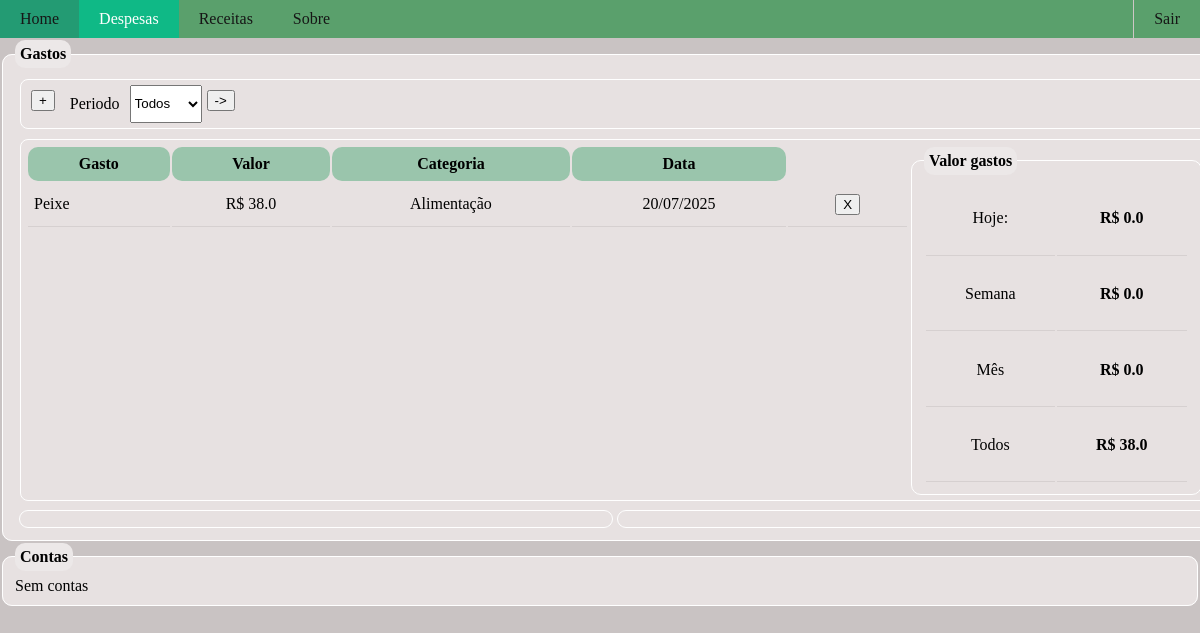
/gastos (signed in), run on an earlier commit of the app's database.
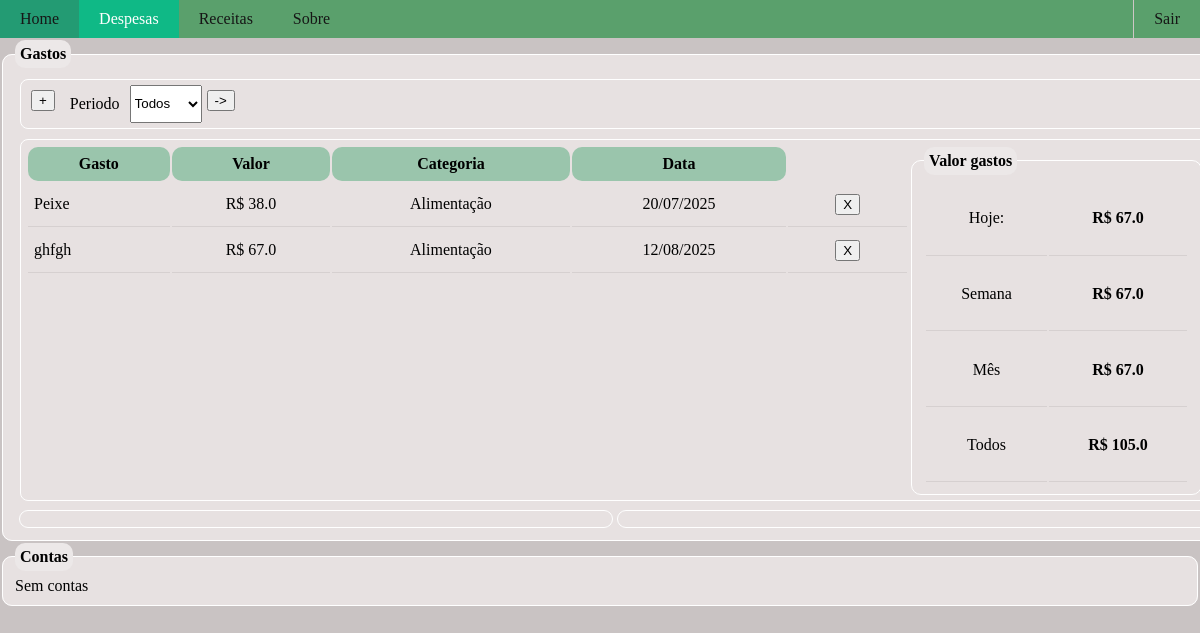
And on a later commit of the database.
### site_flask/models.py (models this page shows)
class Gasto(db.Model):
    id = db.Column(db.Integer, primary_key=True)
    descricao = db.Column(db.String,nullable=False)
    valor = db.Column(db.Float,nullable=False)
    categoria = db.Column(db.String,default='Nenhuma')
    data = db.Column(db.String,default=datetime.strftime(datetime.now(),'%d/%m/%Y'))
    id_usuario = db.Column(db.Integer,db.ForeignKey('usuario.id'),nullable=False)

### site_flask/routes.py (the view)
@app.route("/gastos", methods=['GET','POST'])
@login_required
def gastos():
    form = Periodo()
    form.di.choices=['Todos','Hoje','Semana','Mês']
    if form.validate_on_submit:
        print(form.di.data)
    lista_gastos = Gasto.query.filter_by(id_usuario=current_user.id).all()
    gc = gastos_manager.get_gastos_categoria(lista_gastos)
    gm = gastos_manager.get_gastos_mes(lista_gastos)
    gd = gastos_manager.valor_gastos_dia(lista_gastos)
    gs = gastos_manager.valor_gastos_semana(lista_gastos)
    gmes = gastos_manager.valor_gastos_mes(lista_gastos)
    gt = gastos_manager.valor_todos_gastos(lista_gastos)
    vg = {'gd':gd,'gs':gs,'gm':gmes,'gt':gt}
    lc =[]
    lv = []
    meses = []
    valor = []
    for i in gc:
        lc.append(i['categoria'])
        lv.append(i['valor'])
    for i in gm:
        meses.append(i['mes'])
        valor.append(i['valor'])
    gt = gastos_manager.gastos_por_periodo(lista_gastos,'20/06/2025','10/08/2025')
    print(gt)
    return render_template("gastos.html",lista_gastos=lista_gastos,lc=lc,lv=lv,meses=meses,valor=valor,form=form,vg=vg)

### site_flask/forms.py
class Periodo(FlaskForm):
    di = SelectField("Periodo")
    df = DateTimeField('Data_Final')

### site_flask/gastos_manager.py (called while the page is built)
def get_categorias(lista:list):
        categorias = []
        for g in lista:
            if str(g.categoria).strip() not in categorias:
                categorias.append(str(g.categoria))
        return categorias

def get_valor_total(lista:list):
    valor = 0.0
    for g in lista:
          valor+=float(g.valor)
    return valor

def get_gastos_categoria(lista:list):
    categorias = get_categorias(lista)
    gastos_categoria = []
    for ct in categorias:
        dc = {'categoria':ct,'valor':0,'porcentagem':0}
        for g in lista:
            if str(ct)==str(g.categoria):
                dc['valor']+=g.valor
        dc['porcentagem']=float(round(dc['valor']*100/get_valor_total(lista),2))
        gastos_categoria.append(dc)
    return gastos_categoria

def get_gastos_mes(lista:list):
        meses = ['Jan','Fev','Mar','Abr','Mai','Jun','Jul','Ago','Set','Out','Nov','Dez']
        l = []
        mes_atual = int(datetime.today().strftime('%m'))
        y = int(datetime.today().strftime('%Y'))
        for i in range(0,mes_atual):
            valor = 0.0
            di = datetime.strptime("01/{}/{}".format(i+1,y),"%d/%m/%Y")
            df = datetime.strptime("{}/{}/{}".format((calendar.monthrange(y,i+1)[1]),i+1,y),"%d/%m/%Y")
            for g in lista:
                    gd = datetime.strptime(g.data,"%d/%m/%Y")
                    if gd>=di and gd<=df:
                        valor = valor+g.valor
            l.append({'mes':meses[i],'valor':valor})
        return l

def gastos_por_periodo(lista:list,di,df):
    l = []
    di = datetime.strptime(di,'%d/%m/%Y')
    df = datetime.strptime(df,'%d/%m/%Y')
    for g in lista:
         data = datetime.strptime(g.data,'%d/%m/%Y')
         if data>=di and data<=df:
            l.append(g)
    return l

def valor_gastos_periodo(lista:list,di,df):
    l = gastos_por_periodo(lista,di,df)
    valor = 0.0
    for g in l:
        valor+=g.valor
    return valor

def valor_gastos_dia(lista:list):
    return valor_gastos_periodo(lista,util.today(),util.today())

def valor_gastos_semana(lista:list):
     return valor_gastos_periodo(lista,util.first_day_week(),util.today())

def valor_gastos_mes(lista:list):
     return valor_gastos_periodo(lista,util.first_day_mes(),util.today())

def valor_todos_gastos(lista:list):
     return round(valor_gastos_periodo(lista,'01/01/2025',util.today()),2)

### site_flask/templates/gastos.html (shortened to what this page needs)
{% extends "home.html" %}
{% block body %}
<body>
<ul>
    <li><a href="home">Home</a></li>
    <li><a href="gastos" class="active">Despesas</a></li>
    <li><a href="receitas">Receitas</a></li>
    <li><a href="sobre">Sobre</a></li>
    <li style="float: right;"><a href="logout">Sair</a></li>
</ul>
<div class="vbox">
    <fieldset style="width: 100%;">
        <legend>Gastos</legend>
        <div class="acoes">
        <form action="addgasto"><button type="submit" >+</button></form>
        {{form.di.label(style="margin:10px;")}} {{form.di()}}
        <form>
        <button type="submit">-></button>
        </form>
        </div>
        <div class="acoes">
       <div class="table-div">
       <table>
            <thead><tr><th>Gasto</th>
                <th>Valor</th>
                <th>Categoria</th>
                <th>Data</th></tr></thead>
       <tbody>
        {% for g in lista_gastos %}
            <tr><td style="text-align: left;">{{g.descricao}}</td>
                <td>R$ {{g.valor}}</td>
                <td>{{g.categoria}}</td>
                <td>{{g.data}}</td>
                <td><form action="remove/{{g.id}}"><button>X</button></form></td>
            </tr>
            {% endfor %}
        </tbody></table></div>
    <fieldset style="width: 30%;">
        <legend>Valor gastos</legend>
        <table><tr><td>Hoje:</td><td><h4>R$ {{vg['gd']}}</h4></td></tr>
            <tr><td>Semana</td><td><h4>R$ {{vg['gs']}}</h4></td></tr>
            <tr><td>Mês</td><td><h4>R$ {{vg['gm']}}</h4></td></tr>
            <tr><td>Todos</td><td><h4>R$ {{vg['gt']}}</h4></td></tr>
        </table>
    </fieldset>
    </div>
        <div class="hbox">
            <fieldset style="width:50%;">
            </fieldset>
        <fieldset style="width: 50%;">
        </fieldset>
        </div>
    </fieldset>
    <fieldset>
        <legend>Contas</legend>
        Sem contas
    </fieldset>
</div>
</body>
{% endblock %}

### site_flask/templates/home.html (shortened to what this page needs)
<!DOCTYPE html>
<html lang="en">
    <head>
        <link rel="stylesheet" href="{{url_for('static',filename='style.css')}}">
    </head>
    {% block body %}{% endblock %}
</html>

### site_flask/static/style.css (style rules this page uses)
body { background-color: #c9c3c3; font-size: 16px; padding: 0px; width: 100%; margin: 0px; justify-content: center; }
button { margin: 5px; }
ul { list-style-type: none; margin: 0px; padding: 0px; width: 100%; overflow: hidden; background-color: rgb(90, 160, 108); }
li { float: left; }
li:last-child { border-right: none; border-left: 1px solid rgb(206, 198, 198); }
li a { display: block; color: #161616; text-decoration: none; text-align: left; padding: 10px 20px; }
.active { background-color: #0fb986; color: white; }
legend { font-weight: bold; border-radius: 10px; padding: 5px; background-color: rgb(236, 232, 232); }
fieldset { border-radius: 10px; border: none; justify-items: left; display: flex; flex-direction: column; margin-top: 2px; border: solid 1px #ffffff; background-color: rgb(231, 225, 225); }
table { width: 100%; margin:0px; }
th { background-color: rgb(154, 197, 172); font-weight: bold; margin: 0px; padding: 8px; border-radius: 10px; text-align: center; }
tr,td { background-color: transparent; margin: 0px; padding: 6px; border-bottom: solid 1px rgb(214, 208, 208); max-height: 30px; text-align: center; }
thead { position: sticky; z-index: 2; top: 0; }
.hbox { padding: 2px; display: flex; flex-direction: row; justify-content: left; }
.table-div { height: 350px; width: 100%; overflow-x: scroll; overflow-y: scroll; }
.acoes { border: solid 1px #ffffff; margin: 5px; border-radius: 8px; padding: 5px; display: flex; flex-direction: row; justify-content: left; }
.vbox { display: flex; flex-direction: column; }

What changed in the data, as far as the page shows it:
added Gasto: descricao "ghfgh", valor "67.0", categoria "Alimentação", data "12/08/2025"
Also different on the page:
{{ vg['gd'] }}: "0.0" → "67.0"
{{ vg['gs'] }}: "0.0" → "67.0"
{{ vg['gm'] }}: "0.0" → "67.0"
{{ vg['gt'] }}: "38.0" → "105.0"
